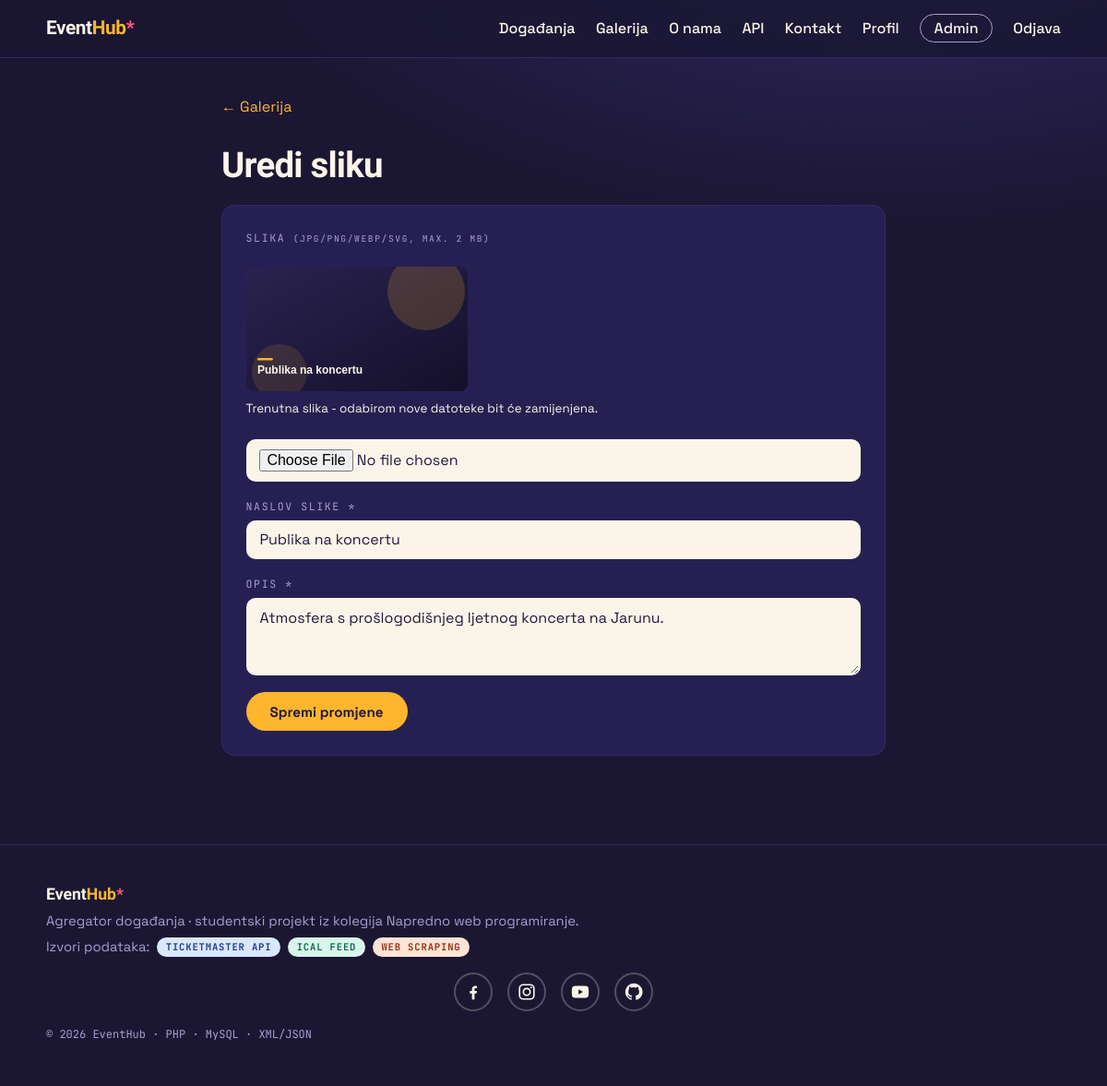
The page /admin/gallery_form.php?id=1 (signed in) on the database its author committed.
### tables this page shows
CREATE TABLE gallery (
  id         INT UNSIGNED NOT NULL AUTO_INCREMENT,
  image_url  VARCHAR(500) NOT NULL,
  alt_text   VARCHAR(150) NOT NULL,
  caption    VARCHAR(255) NOT NULL,
  created_at TIMESTAMP NOT NULL DEFAULT CURRENT_TIMESTAMP,
  PRIMARY KEY (id)
);

### includes/functions.php (called while the page is built, shortened)
<?php
function e(?string $value): string
{
    return htmlspecialchars((string)$value, ENT_QUOTES, 'UTF-8');
}

### admin/gallery_form.php (the view, shortened to what this page needs)
<?php
$pdo    = db();
$id     = (int)($_GET['id'] ?? 0);
$img = ['image_url' => '', 'alt_text' => '', 'caption' => ''];
if ($id > 0 && $_SERVER['REQUEST_METHOD'] !== 'POST') {
    $stmt = $pdo->prepare('SELECT * FROM gallery WHERE id = :id');
    $stmt->execute([':id' => $id]);
    $row = $stmt->fetch();
    $img = array_merge($img, $row);
}
require __DIR__ . '/../includes/header.php';
?>
<section class="container page-narrow">
  <p class="breadcrumb"><a href="gallery.php">&larr; Galerija</a></p>
  <h1 class="page-title"><?= $id > 0 ? 'Uredi sliku' : 'Nova slika' ?></h1>
  <form method="post" class="form-card" enctype="multipart/form-data" novalidate>
    <div class="form-field">
      <label for="image">Slika <small>(JPG/PNG/WebP/SVG, max. 2 MB)</small></label>
      <?php if (!empty($img['image_url'])): ?>
        <p class="form-current-image">
          <img src="../<?= e($img['image_url']) ?>" alt="Trenutna slika">
          <small>Trenutna slika - odabirom nove datoteke bit će zamijenjena.</small>
        </p>
      <?php endif; ?>
      <input type="file" id="image" name="image" accept=".jpg,.jpeg,.png,.webp,.svg"
             <?= $id > 0 ? '' : 'required' ?>>
    </div>
    <div class="form-field">
      <label for="alt_text">Naslov slike *</label>
      <input type="text" id="alt_text" name="alt_text" required maxlength="150"
             value="<?= e($img['alt_text']) ?>" placeholder="npr. Publika na koncertu">
    </div>
    <div class="form-field">
      <label for="caption">Opis *</label>
      <textarea id="caption" name="caption" rows="3" required
                maxlength="255"><?= e($img['caption']) ?></textarea>
    </div>
    <button type="submit" class="btn btn-primary">
      <?= $id > 0 ? 'Spremi promjene' : 'Spremi sliku' ?>
    </button>
  </form>
</section>
<?php require __DIR__ . '/../includes/footer.php'; ?>

### assets/css/style.css (style rules this page uses)
:root { --night: #1b1733; --night-2: #262052; --night-3: #322a66; --paper: #fbf5e9; --paper-2: #f3ead7; --ink: #221a3d; --amber: #ffb52e; --coral: #ff5d73; --mint: #5ad8b4; --muted: #a79fce; --font-display: 'Unbounded', sans-serif; --font-body: 'Space Grotesk', sans-serif; --font-mono: 'JetBrains Mono', monospace; --radius: 14px; --container: 1140px; }
* { box-sizing: border-box; }
html { scroll-behavior: smooth; }
body { margin: 0; font-family: var(--font-body); font-size: 1rem; line-height: 1.6; color: var(--paper); background: radial-gradient(1200px 600px at 80% -10%, var(--night-3), transparent 60%), var(--night); }
img { max-width: 100%; height: auto; }
a { color: var(--amber); }
.container { max-width: var(--container); margin: 0 auto; padding: 0 1.25rem; }
.filter-field label, .form-field label { font-family: var(--font-mono); font-size: .72rem; text-transform: uppercase; letter-spacing: .14em; color: var(--muted); }
.filters input, .filters select, .form-field input, .form-field textarea { font-family: var(--font-body); font-size: 1rem; color: var(--ink); background: var(--paper); border: 2px solid transparent; border-radius: 10px; padding: .55rem .8rem; min-width: 0; width: 100%; }
.breadcrumb { margin: 0 0 1.2rem; }
.breadcrumb a { text-decoration: none; }
.btn { display: inline-block; font-family: var(--font-body); font-weight: 700; font-size: .95rem; border-radius: 999px; padding: .6rem 1.5rem; text-decoration: none; cursor: pointer; border: 2px solid transparent; transition: transform .1s ease; }
.btn-primary { background: var(--amber); color: var(--ink); }
.page-narrow { max-width: 760px; padding-top: 2.5rem; padding-bottom: 1rem; }
.page-title { font-family: var(--font-display); font-weight: 900; font-size: clamp(1.7rem, 4vw, 2.4rem); margin: 0 0 .8rem; letter-spacing: -.02em; }
.form-card { background: var(--night-2); border: 1px solid var(--night-3); border-radius: var(--radius); padding: 1.6rem; display: flex; flex-direction: column; gap: 1.1rem; margin-bottom: 3rem; }
.form-field { display: flex; flex-direction: column; gap: .35rem; flex: 1; }
.form-card .btn { align-self: flex-start; }
.form-current-image img { max-width: 240px; border-radius: 8px; display: block; margin-bottom: .35rem; }

### rows shown on the page
gallery: image_url (picture), alt_text "Publika na koncertu", caption "Atmosfera s prošlogodišnjeg ljetnog koncerta na Jarunu."
